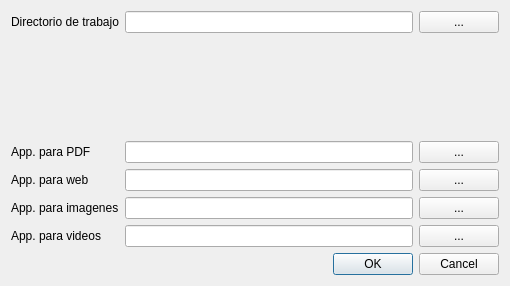
<?xml version="1.0" encoding="UTF-8"?>
<ui version="4.0">
 <class>Configuracion</class>
 <widget class="QDialog" name="Configuracion">
  <property name="geometry">
   <rect>
    <x>0</x>
    <y>0</y>
    <width>510</width>
    <height>286</height>
   </rect>
  </property>
  <property name="windowTitle">
   <string>Dialog</string>
  </property>
  <layout class="QGridLayout" name="gridLayout_2">
   <item row="0" column="0">
    <layout class="QGridLayout" name="gridLayout">
     <item row="2" column="2">
      <widget class="QPushButton" name="pbPdf">
       <property name="text">
        <string>...</string>
       </property>
      </widget>
     </item>
     <item row="0" column="0">
      <widget class="QLabel" name="label">
       <property name="text">
        <string>Directorio de trabajo</string>
       </property>
      </widget>
     </item>
     <item row="0" column="2">
      <widget class="QPushButton" name="pbDirectorioTrabajo">
       <property name="maximumSize">
        <size>
         <width>16777215</width>
         <height>16777215</height>
        </size>
       </property>
       <property name="text">
        <string>...</string>
       </property>
      </widget>
     </item>
     <item row="4" column="0">
      <widget class="QLabel" name="label_4">
       <property name="text">
        <string>App. para imagenes</string>
       </property>
      </widget>
     </item>
     <item row="5" column="2">
      <widget class="QPushButton" name="pbVideo">
       <property name="text">
        <string>...</string>
       </property>
      </widget>
     </item>
     <item row="5" column="0">
      <widget class="QLabel" name="label_5">
       <property name="text">
        <string>App. para videos</string>
       </property>
      </widget>
     </item>
     <item row="2" column="0">
      <widget class="QLabel" name="label_2">
       <property name="text">
        <string>App. para PDF</string>
       </property>
      </widget>
     </item>
     <item row="3" column="1">
      <widget class="QLineEdit" name="leUrl"/>
     </item>
     <item row="5" column="1">
      <widget class="QLineEdit" name="leVideo"/>
     </item>
     <item row="2" column="1">
      <widget class="QLineEdit" name="lePdf"/>
     </item>
     <item row="4" column="2">
      <widget class="QPushButton" name="pbImagen">
       <property name="text">
        <string>...</string>
       </property>
      </widget>
     </item>
     <item row="0" column="1">
      <widget class="QLineEdit" name="leDirectorioTrabajo"/>
     </item>
     <item row="3" column="0">
      <widget class="QLabel" name="label_3">
       <property name="text">
        <string>App. para web</string>
       </property>
      </widget>
     </item>
     <item row="3" column="2">
      <widget class="QPushButton" name="pbUrl">
       <property name="text">
        <string>...</string>
       </property>
      </widget>
     </item>
     <item row="4" column="1">
      <widget class="QLineEdit" name="leImagen"/>
     </item>
     <item row="1" column="1">
      <spacer name="verticalSpacer">
       <property name="orientation">
        <enum>Qt::Vertical</enum>
       </property>
       <property name="sizeHint" stdset="0">
        <size>
         <width>20</width>
         <height>40</height>
        </size>
       </property>
      </spacer>
     </item>
    </layout>
   </item>
   <item row="1" column="0">
    <widget class="QDialogButtonBox" name="buttonBox">
     <property name="orientation">
      <enum>Qt::Horizontal</enum>
     </property>
     <property name="standardButtons">
      <set>QDialogButtonBox::Cancel|QDialogButtonBox::Ok</set>
     </property>
    </widget>
   </item>
  </layout>
 </widget>
 <resources/>
 <connections>
  <connection>
   <sender>buttonBox</sender>
   <signal>accepted()</signal>
   <receiver>Configuracion</receiver>
   <slot>accept()</slot>
   <hints>
    <hint type="sourcelabel">
     <x>248</x>
     <y>254</y>
    </hint>
    <hint type="destinationlabel">
     <x>157</x>
     <y>274</y>
    </hint>
   </hints>
  </connection>
  <connection>
   <sender>buttonBox</sender>
   <signal>rejected()</signal>
   <receiver>Configuracion</receiver>
   <slot>reject()</slot>
   <hints>
    <hint type="sourcelabel">
     <x>316</x>
     <y>260</y>
    </hint>
    <hint type="destinationlabel">
     <x>286</x>
     <y>274</y>
    </hint>
   </hints>
  </connection>
 </connections>
</ui>
